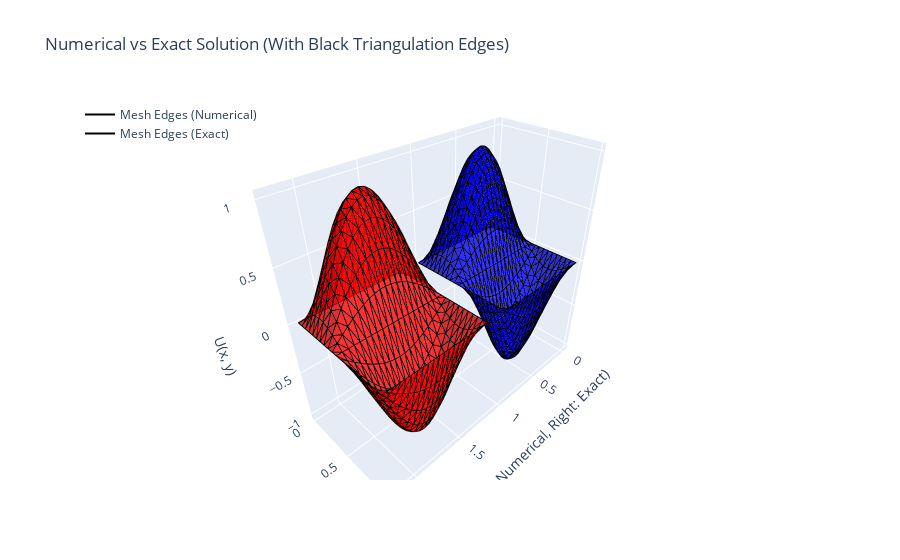

This figure's notebook cell:
### Code cell
import numpy as np
import scipy.sparse as sp
import scipy.sparse.linalg as spla
import plotly.graph_objects as go
from pathlib import Path

# Ensure the figures directory exists
figures_dir = Path("figures")
figures_dir.mkdir(parents=True, exist_ok=True)

# Define parameters
xmax = 1
N = 20
X = np.linspace(0, xmax, N+1)
x, y = np.meshgrid(X, X)
x_flat = x.ravel()
y_flat = y.ravel()

NNODES = (N+1)**2
NTRI = 2 * N**2
LNODES = np.zeros((NTRI, 3), dtype=int)

# Generate triangulation
for i in range(N):
    for j in range(N):
        idx = i + j * (N + 1)
        LNODES[2 * (i + j * N), :] = [idx, idx + (N + 1), idx + 1]
        LNODES[2 * (i + j * N) + 1, :] = [idx + 1, idx + (N + 1), idx + (N + 2)]

SP = sp.lil_matrix((NNODES, NNODES))
LV = np.zeros(NNODES)

for n in range(NTRI):
    r1 = np.array([x_flat[LNODES[n, 0]], y_flat[LNODES[n, 0]]])
    r2 = np.array([x_flat[LNODES[n, 1]], y_flat[LNODES[n, 1]]])
    r3 = np.array([x_flat[LNODES[n, 2]], y_flat[LNODES[n, 2]]])
    J = np.array([[r2[0] - r1[0], r2[1] - r1[1]], [r3[0] - r1[0], r3[1] - r1[1]]])
    detJ = np.linalg.det(J)
    if np.abs(detJ) < 1e-12:
        continue
    
    v1 = r2 - r3
    v2 = r3 - r1
    v3 = r1 - r2
    Astiff = (1 / (2 * detJ)) * np.array([
        [np.dot(v1, v1), np.dot(v1, v2), np.dot(v1, v3)],
        [np.dot(v2, v1), np.dot(v2, v2), np.dot(v2, v3)],
        [np.dot(v3, v1), np.dot(v3, v2), np.dot(v3, v3)]
    ])
    
    for i in range(3):
        for j in range(3):
            SP[LNODES[n, i], LNODES[n, j]] += Astiff[i, j]
    
    ksi, eta = 1/3, 1/3
    xx = (1 - ksi - eta) * r1[0] + ksi * r2[0] + eta * r3[0]
    yy = (1 - ksi - eta) * r1[1] + ksi * r2[1] + eta * r3[1]
    F = np.array([
        (1-ksi-eta) * 5 * np.pi**2 * np.sin(np.pi * xx) * np.sin(2 * np.pi * yy) * detJ / 2,
        ksi * 5 * np.pi**2 * np.sin(np.pi * xx) * np.sin(2 * np.pi * yy) * detJ / 2,
        eta * 5 * np.pi**2 * np.sin(np.pi * xx) * np.sin(2 * np.pi * yy) * detJ / 2
    ])
    
    for i in range(3):
        LV[LNODES[n, i]] += F[i]

for i in range(NNODES):
    if x_flat[i] == 0 or y_flat[i] == 0 or x_flat[i] == xmax or y_flat[i] == xmax:
        LV[i] = 0
        SP[i, :] = 0
        SP[i, i] = 1

SP = sp.csr_matrix(SP)
U = spla.spsolve(SP, LV)

# Compute exact solution
u_exact = np.sin(np.pi * x_flat) * np.sin(2 * np.pi * y_flat)

# Compute L2 error
Error = np.sum(np.abs(U - u_exact)**2)
print("L2 Error:", Error)

# **Shift Exact Solution to the Right for Side-by-Side Comparison**
x_shifted = x_flat + 1.2  # Offset exact solution to the right

# Create interactive 3D plot using Plotly
fig = go.Figure()

# Plot Numerical Solution (Left Side)
fig.add_trace(go.Mesh3d(
    x=x_flat, y=y_flat, z=U,
    i=LNODES[:, 0], j=LNODES[:, 1], k=LNODES[:, 2],
    color='blue',
    opacity=0.8,
    name="Numerical Solution",
    flatshading=True
))

# Plot Exact Solution (Right Side, Shifted)
fig.add_trace(go.Mesh3d(
    x=x_shifted, y=y_flat, z=u_exact,
    i=LNODES[:, 0], j=LNODES[:, 1], k=LNODES[:, 2],
    color='red',
    opacity=0.8,
    name="Exact Solution",
    flatshading=True
))

# **Add Black Wireframe Edges**
def get_edges(nodes, x_vals, y_vals, z_vals):
    """Generate black wireframe edges for the mesh."""
    edge_x, edge_y, edge_z = [], [], []
    for tri in nodes:
        for i in range(3):
            j = (i + 1) % 3  # Get the next vertex in the triangle
            edge_x.extend([x_vals[tri[i]], x_vals[tri[j]], None])  # None for discontinuity
            edge_y.extend([y_vals[tri[i]], y_vals[tri[j]], None])
            edge_z.extend([z_vals[tri[i]], z_vals[tri[j]], None])
    return edge_x, edge_y, edge_z

# Generate wireframe edges for numerical and exact solutions
num_edge_x, num_edge_y, num_edge_z = get_edges(LNODES, x_flat, y_flat, U)
exact_edge_x, exact_edge_y, exact_edge_z = get_edges(LNODES, x_shifted, y_flat, u_exact)

# Add wireframe to numerical solution
fig.add_trace(go.Scatter3d(
    x=num_edge_x, y=num_edge_y, z=num_edge_z,
    mode='lines',
    line=dict(color='black', width=2),
    name='Mesh Edges (Numerical)'
))

# Add wireframe to exact solution
fig.add_trace(go.Scatter3d(
    x=exact_edge_x, y=exact_edge_y, z=exact_edge_z,
    mode='lines',
    line=dict(color='black', width=2),
    name='Mesh Edges (Exact)'
))

# Update layout
fig.update_layout(
    title="Numerical vs Exact Solution (With Black Triangulation Edges)",
    scene=dict(
        xaxis_title="X (Left: Numerical, Right: Exact)",
        yaxis_title="Y",
        zaxis_title="U(x, y)"
    ),
    legend=dict(x=0, y=1)
)

# Show the plot in browser
import plotly.io as pio
pio.renderers.default = "vscode"
fig.show()

### Figure 1 — Plotly figure (JSON) as saved in the notebook; plotly's stock layout.template omitted (floating-point values rounded to 4 significant figures; data arrays with more than 128 entries replaced by an {"elided": "..."} marker saying what was removed)
{"data": [{"color": "blue", "flatshading": true, "i": {"elided": "800 int values"}, "j": {"elided": "800 int values"}, "k": {"elided": "800 int values"}, "name": "Numerical Solution", "opacity": 0.8, "type": "mesh3d", "x": {"elided": "441 float values"}, "y": {"elided": "441 float values"}, "z": {"elided": "441 float values"}}, {"color": "red", "flatshading": true, "i": {"elided": "800 int values"}, "j": {"elided": "800 int values"}, "k": {"elided": "800 int values"}, "name": "Exact Solution", "opacity": 0.8, "type": "mesh3d", "x": {"elided": "441 float values"}, "y": {"elided": "441 float values"}, "z": {"elided": "441 float values"}}, {"line": {"color": "black", "width": 2}, "mode": "lines", "name": "Mesh Edges (Numerical)", "type": "scatter3d", "x": {"elided": "7200 float values"}, "y": {"elided": "7200 float values"}, "z": {"elided": "7200 float values"}}, {"line": {"color": "black", "width": 2}, "mode": "lines", "name": "Mesh Edges (Exact)", "type": "scatter3d", "x": {"elided": "7200 float values"}, "y": {"elided": "7200 float values"}, "z": {"elided": "7200 float values"}}], "layout": {"legend": {"x": 0, "y": 1}, "scene": {"xaxis": {"title": {"text": "X (Left: Numerical, Right: Exact)"}}, "yaxis": {"title": {"text": "Y"}}, "zaxis": {"title": {"text": "U(x, y)"}}}, "title": {"text": "Numerical vs Exact Solution (With Black Triangulation Edges)"}}}
